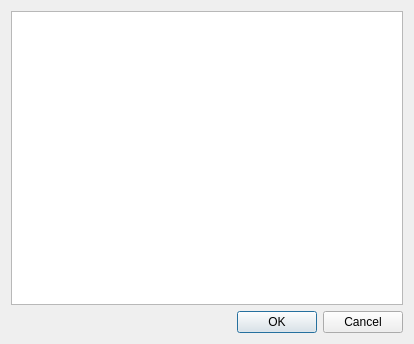
<?xml version="1.0" encoding="UTF-8"?>
<ui version="4.0">
 <class>CaptureDialog</class>
 <widget class="QDialog" name="CaptureDialog">
  <property name="geometry">
   <rect>
    <x>0</x>
    <y>0</y>
    <width>414</width>
    <height>344</height>
   </rect>
  </property>
  <layout class="QVBoxLayout" name="verticalLayout">
   <item>
    <widget class="QListView" name="windowsListView">
     <property name="horizontalScrollBarPolicy">
      <enum>Qt::ScrollBarAlwaysOff</enum>
     </property>
     <property name="selectionBehavior">
      <enum>QAbstractItemView::SelectRows</enum>
     </property>
     <property name="iconSize">
      <size>
       <width>16</width>
       <height>16</height>
      </size>
     </property>
    </widget>
   </item>
   <item>
    <widget class="QDialogButtonBox" name="buttonBox">
     <property name="standardButtons">
      <set>QDialogButtonBox::Cancel|QDialogButtonBox::Ok</set>
     </property>
    </widget>
   </item>
  </layout>
 </widget>
 <resources/>
 <connections>
  <connection>
   <sender>buttonBox</sender>
   <signal>accepted()</signal>
   <receiver>CaptureDialog</receiver>
   <slot>accept()</slot>
   <hints>
    <hint type="sourcelabel">
     <x>206</x>
     <y>323</y>
    </hint>
    <hint type="destinationlabel">
     <x>206</x>
     <y>171</y>
    </hint>
   </hints>
  </connection>
  <connection>
   <sender>buttonBox</sender>
   <signal>rejected()</signal>
   <receiver>CaptureDialog</receiver>
   <slot>reject()</slot>
   <hints>
    <hint type="sourcelabel">
     <x>206</x>
     <y>323</y>
    </hint>
    <hint type="destinationlabel">
     <x>206</x>
     <y>171</y>
    </hint>
   </hints>
  </connection>
 </connections>
</ui>
